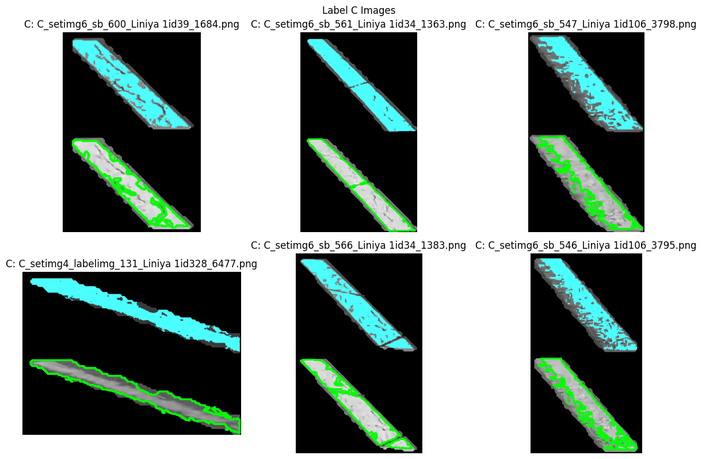
#> input picture img1.png, 702 x 459 px, shrunk from 1220 x 797 before the run, given as the content of the folder A, which was not available
$ jupyter execute '컨투어,워터셰드 모델.ipynb'   (text cells are left out)
#> lines starting #> are read from the running program, lines starting #| are printed output that depends on the picture; after the words box and inside, x2 and y2 are one past the last pixel; in counts of white or black regions, pixels touching at a corner belong together; pictures that were not available may be replaced by others from this repository, and a replacement may not be noted
[cell 1]
import numpy as np
import cv2
import matplotlib.pyplot as plt
from skimage import img_as_float
from skimage.filters import gaussian
from skimage.segmentation import active_contour
from skimage.measure import find_contours
from skimage.segmentation import watershed
from skimage.filters import threshold_otsu
from skimage import img_as_ubyte
import os
import random

[cell 2]
def show_image(image, title='Image'):
    if image is not None:
        plt.imshow(cv2.cvtColor(image, cv2.COLOR_BGR2RGB))
        plt.title(title)
        plt.axis('off')
        plt.show()

[cell 3]
def show_image_new(image, title='Image'):
    # 이미지를 uint8 형식으로 변환
    image_uint8 = (image * 255).astype(np.uint8)

    # 이미지 출력
    if image_uint8 is not None:
        plt.imshow(cv2.cvtColor(image_uint8, cv2.COLOR_BGR2RGB))
        plt.title(title)
        plt.axis('off')
        plt.show()
    else:
        print("이미지를 불러올 수 없습니다.")

[cell 4]
def load_random_image(folder_path):
    image_files = [f for f in os.listdir(folder_path) if f.endswith(('.jpg', '.jpeg', '.png', '.gif'))]
    selected_image = random.choice(image_files)
    image_path = os.path.join(folder_path, selected_image)
    return image_path

[cell 5]
folder_A = "A"
folder_B = "B"
folder_C = "C"
folder_F = "F"
A = load_random_image(folder_A)
B = load_random_image(folder_B)
C = load_random_image(folder_C)
F = load_random_image(folder_F)

[cell 6]
lists = [A, B, C, F]
values = ["A", "B", "C", "F"]
title_dict = {value: list for list, value in zip(lists, values)}
title_dict

[cell 7]
for var, value in zip(lists, values):
    image = cv2.imread(var)
#> image is the input picture: shape (459, 702, 3); mean B, G, R 148.5, 153.5, 141.2
    show_image(image, title=value)

[cell 8]
# ### 예시

# import numpy as np
# from skimage.measure import find_contours

# # 예제 이미지: 2D 배열
# image = np.array([
#     [0, 0, 0, 0, 0],
#     [0, 1, 1, 1, 0],
#     [0, 1, 0, 1, 0],
#     [0, 1, 1, 1, 0],
#     [0, 0, 0, 0, 0]
# ])

# # 경계선을 찾음
# contours = find_contours(image, level=0.9)

# # 결과 출력
# for contour in contours:
#     print(contour)

[cell 9]
# import matplotlib.pyplot as plt

# # 이미지 시각화
# fig, ax = plt.subplots()
# ax.imshow(image, cmap=plt.cm.gray)

# # 경계선을 이미지 위에 플로팅
# for contour in contours:
#     ax.plot(contour[:, 1], contour[:, 0], linewidth=2)

# ax.axis('image')
# ax.set_xticks([])
# ax.set_yticks([])
# plt.show()

# 경계선 좌표
# - [[1. , 1.5], [1.5, 1. ], [2. , 1.5], [1.5, 2. ], [1. , 1.5]]
# - [1. , 1.5]: (1, 1.5) 좌표, 즉 (1행, 1.5열) 위치
# - [1.5, 1. ]: (1.5, 1) 좌표, 즉 (1.5행, 1열) 위치
# - [2. , 1.5]: (2, 1.5) 좌표, 즉 (2행, 1.5열) 위치
# - [1.5, 2. ]: (1.5, 2) 좌표, 즉 (1.5행, 2열) 위치
# - [1. , 1.5]: (1, 1.5) 좌표, 즉 (1행, 1.5열) 위치 (폐곡선 형태로 마지막 점이 첫 번째 점과 같음)

[cell 10]
# Step 2: Preprocess the image
processed_images = {}

for var, value in zip(lists, values):
    image = cv2.imread(var)

    if image is not None:
        # 이미지를 그레이스케일로 변환
        image_gray = cv2.cvtColor(image, cv2.COLOR_BGR2GRAY)

        # 이미지를 float 타입으로 변환
        image_gray = img_as_float(image_gray)

        # 강조와 약화를 위한 마스크 생성
        mask_strong = image_gray >= 0.7
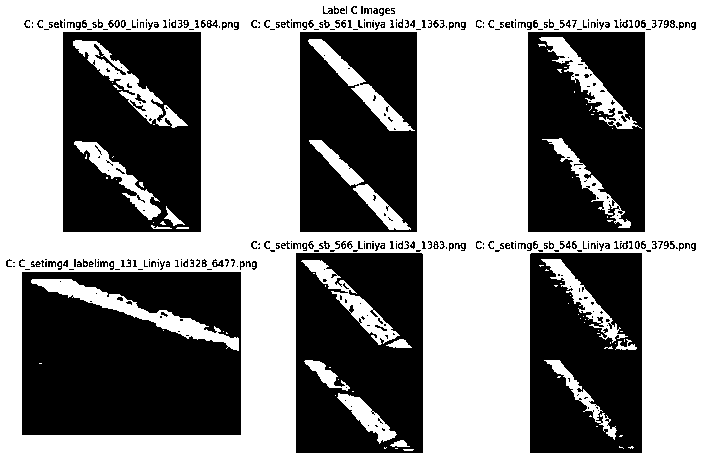
#> mask_strong: shape (459, 702) bool; 55.6% white; 380 black regions (259 under 20 px), largest, box (x1, y1, x2, y2) and area: (22, 272, 241, 435) 32781, (63, 32, 201, 232) 23490, (296, 253, 423, 453) 21822
        mask_weak = (image_gray < 0.4) & (image_gray >= 0)
#> mask_weak: shape (459, 702) bool; 38.2% white; 544 white regions (532 under 20 px), largest, box (x1, y1, x2, y2) and area: (23, 272, 241, 435) 28619, (63, 32, 201, 232) 20906, (296, 253, 422, 453) 19730

        # 마스크를 사용하여 강조 및 약화 적용
        image_strong = image_gray.copy()
        image_weak = image_gray.copy()

        image_strong[mask_strong] = image_strong[mask_strong] * 1.2  # 강조
        image_weak[mask_weak] = image_weak[mask_weak] * 0.7  # 약화
#> image_weak: shape (459, 702) float64; min 0, max 1, mean 0.582

        # 두 이미지 합치기
        image_combined = np.maximum(image_strong, image_weak)

        # Otsu 이진화 적용
        thresh = threshold_otsu(image_gray)
#> thresh = 0.49
        image_binary = image_gray > thresh
#> image_binary: shape (459, 702) bool; 60.2% white; 432 black regions (402 under 20 px), largest, box (x1, y1, x2, y2) and area: (22, 272, 241, 435) 29048, (63, 32, 201, 232) 21404, (296, 253, 422, 453) 20134

        processed_images[value] = {
            'gray': image_gray,
            'combined': image_combined,
            'binary': image_binary
        }

[cell 11]
processed_images

[cell 12]
image_F_gray = processed_images['B']['gray']
image_F_combined = processed_images['B']['combined']
image_F_binary = processed_images['B']['binary']
show_image_new(image_F_gray, title='Image B - gray')
show_image_new(image_F_combined, title='Image B - combined')
#> call 2 of show_image_new, with title = 'Image B - combined'
#> in show_image_new (call 2), `image_uint8 = (image * 255).astype(np.uint8)`:
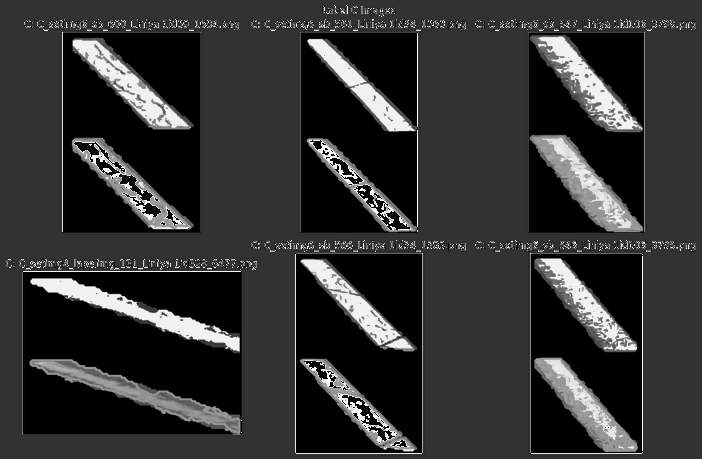
#> image_uint8: shape (459, 702); min 0, max 255, mean 49.4
show_image_new(image_F_binary, title='Image B - binary')

[cell 13]
# Step 3: 컨투어 찾기
contours_dict = {}

for value, processed_image in processed_images.items():
    image_smooth = processed_image['gray']
    contours = find_contours(image_smooth, level=0.6)
    contours_dict[value] = contours
#> this loop made 4 passes
#> value on passes 1 to 4: 'A', 'B', 'C', 'F'
#> after the loop, contours_dict = 4 items

[cell 14]
# 컨투어 시각화
for value, processed_image in processed_images.items():
    image_gray = processed_image['gray']
    contours = contours_dict[value]

    fig, ax = plt.subplots()
    ax.imshow(image_gray, cmap=plt.cm.gray)

    for contour in contours:
        ax.plot(contour[:, 1], contour[:, 0], linewidth=2)

    ax.axis('image')
    ax.set_xticks([])
    ax.set_yticks([])
    plt.title(f'Found contour - {value}')
    plt.show()

[cell 15]
def watershed_segmentation(binary_image):
    # 워터셰드 세그멘테이션을 위한 거리 변환
    dist_transform = cv2.distanceTransform(binary_image, cv2.DIST_L2, 5)
    ret, markers = cv2.threshold(dist_transform, 0.7 * dist_transform.max(), 255, 0)
    markers = cv2.connectedComponents(markers.astype(np.uint8))[1]
    segmented = watershed(-dist_transform, markers, mask=binary_image)
    return segmented

[cell 16]
def find_contours_in_segmented_image(segmented_image):
    contours, _ = cv2.findContours(segmented_image.astype(np.uint8), cv2.RETR_EXTERNAL, cv2.CHAIN_APPROX_SIMPLE)
    return contours

[cell 17]
# 워터셰드 세그멘테이션 및 시각화 수행
for value, processed_image in processed_images.items():
    gray_image = processed_image['gray']

    # 그레이스케일 이미지를 CV_8UC1 형식으로 변환
    gray_image_uint8 = cv2.convertScaleAbs(gray_image)

    # 그레이스케일 이미지를 이진화하여 워터셰드 세그멘테이션을 수행
    ret, binary_image = cv2.threshold(gray_image_uint8, 0, 255, cv2.THRESH_BINARY_INV+cv2.THRESH_OTSU)
    segmented_image = watershed_segmentation(binary_image)
    contours = find_contours_in_segmented_image(segmented_image)

    # 시각화
    fig, axes = plt.subplots(1, 2, figsize=(10, 5))

    # 원본 그레이스케일 이미지
    axes[0].imshow(gray_image, cmap='gray')
    axes[0].set_title('Gray Image')
    axes[0].axis('off')

    # 워터셰드 세그멘테이션 결과에 컨투어 시각화
    axes[1].imshow(segmented_image, cmap='nipy_spectral')
    axes[1].set_title('Segmented Image with Contours')
    axes[1].axis('off')

    # 이미지 경계 내에 있는 점들로 컨투어를 그립니다.
    for contour in contours:
        valid_contour = contour.squeeze()
        valid_contour[:, 0] = np.clip(valid_contour[:, 0], 0, gray_image.shape[0]-1)
        valid_contour[:, 1] = np.clip(valid_contour[:, 1], 0, gray_image.shape[1]-1)
        axes[1].plot(valid_contour[:, 1], valid_contour[:, 0], linewidth=2, color='yellow')  # x와 y 좌표 순서에 유의

    plt.suptitle(f'Watershed Segmentation - {value}')
    plt.show()
#> this loop made 4 passes
#> pass 1, `plt.show()`:
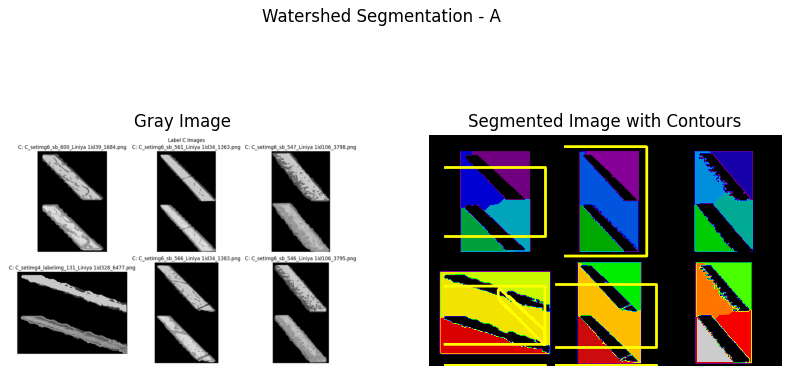
#> figure drawn by matplotlib, 2 panels
#> after the loop:
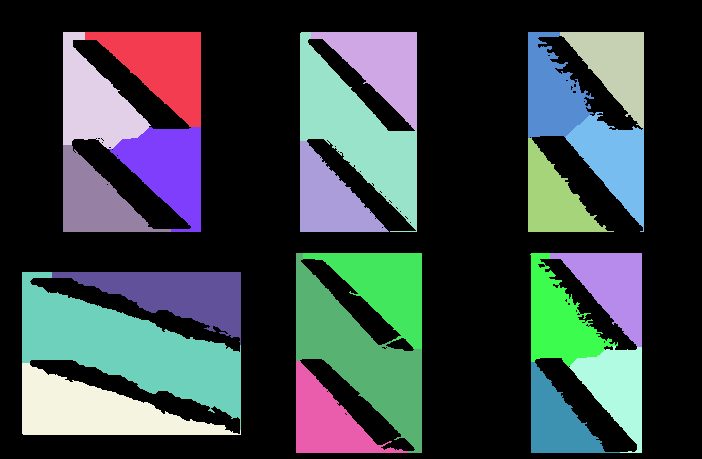
#> segmented_image: shape (459, 702) int32; 22 distinct labels, from 0 to 21; one colour per label, 0 black

[cell 18]
# 워터셰드 세그멘테이션 및 시각화 수행
for value, processed_image in processed_images.items():
    gray_image = processed_image['gray']

    # 그레이스케일 이미지를 CV_8UC1 형식으로 변환
    gray_image_uint8 = cv2.convertScaleAbs(gray_image)

    # 그레이스케일 이미지를 이진화하여 워터셰드 세그멘테이션을 수행
    ret, binary_image = cv2.threshold(gray_image_uint8, 0, 255, cv2.THRESH_BINARY_INV+cv2.THRESH_OTSU)
    segmented_image = watershed_segmentation(binary_image)
    contours = find_contours_in_segmented_image(segmented_image)

    # 시각화
    fig, ax = plt.subplots(figsize=(8, 8))

    # 원본 그레이스케일 이미지
    ax.imshow(gray_image, cmap='gray')
    ax.set_title('Gray Image')

    # 이미지 경계 내에 있는 점들로 컨투어를 그립니다.
    for contour in contours:
        valid_contour = contour.squeeze()
        valid_contour[:, 0] = np.clip(valid_contour[:, 0], 0, gray_image.shape[0]-1)
        valid_contour[:, 1] = np.clip(valid_contour[:, 1], 0, gray_image.shape[1]-1)
        ax.plot(valid_contour[:, 1], valid_contour[:, 0], linewidth=2, color='red')  # x와 y 좌표 순서에 유의

    ax.axis('off')
    plt.title(f'Watershed Segmentation - {value}')
    plt.show()
#> this loop made 4 passes
#> pass 1, in watershed_segmentation (call 5), `markers = cv2.connectedComponents(markers.astype(np.uint8))[1]`:
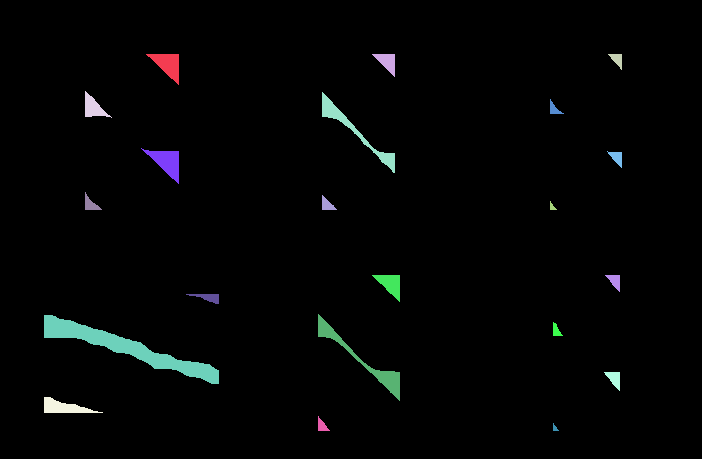
#> markers: shape (459, 702) int32; 22 distinct labels, from 0 to 21; one colour per label, 0 black
#> pass 1, `plt.show()`:
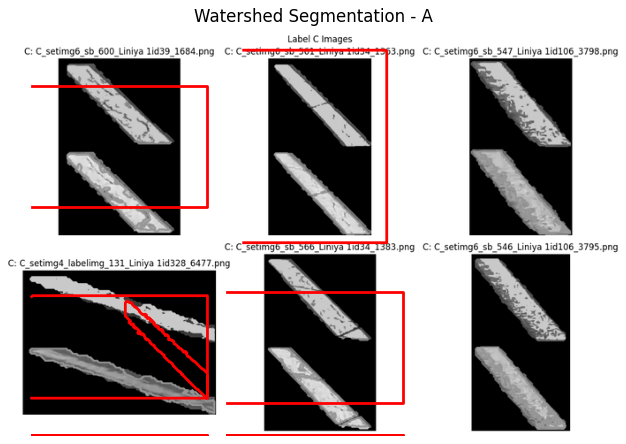
#> figure drawn by matplotlib, 1 panel

[cell 19]
# Step 3: Contour Extraction and Watershed Segmentation
for key in processed_images.keys():
    image_gray = processed_images[key]['gray']
    image_combined = processed_images[key]['combined']
    image_binary = processed_images[key]['binary']

    # Find contours
    contours, hierarchy = cv2.findContours(image_binary.astype(np.uint8), cv2.RETR_TREE, cv2.CHAIN_APPROX_SIMPLE)

    # Draw contours on the original image
    image_contours = cv2.cvtColor((image_gray * 255).astype(np.uint8), cv2.COLOR_GRAY2BGR)
    cv2.drawContours(image_contours, contours, -1, (0, 255, 0), 2)
    show_image(image_contours, title=f"{key} - Contours")

    # Apply Watershed algorithm
    image_gray_8bit = (image_gray * 255).astype(np.uint8)
    ret, markers = cv2.connectedComponents(image_binary.astype(np.uint8))

    # Marker labelling
    markers = markers + 1
    markers[image_binary == 0] = 0

    # Apply the Watershed algorithm
    image_watershed = cv2.cvtColor(image_gray_8bit, cv2.COLOR_GRAY2BGR)
    markers = cv2.watershed(image_watershed, markers)
    image_watershed[markers == -1] = [255, 0, 0]

    show_image(image_watershed, title=f"{key} - Watershed")

    # Saving the processed images
    output_folder = 'processed_images'
    if not os.path.exists(output_folder):
        os.makedirs(output_folder)

    cv2.imwrite(os.path.join(output_folder, f"{key}_contours.png"), image_contours)
    cv2.imwrite(os.path.join(output_folder, f"{key}_watershed.png"), image_watershed)
#> this loop made 4 passes
#> pass 1, `ret, markers = cv2.connectedComponents(image_binary.astype(np.uint8))`:
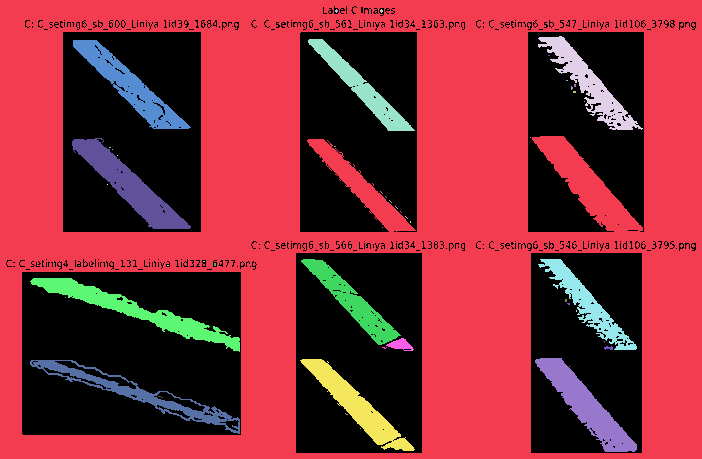
#> markers: shape (459, 702) int32; 49 distinct labels, from 0 to 48; one colour per label, 0 black
#> pass 1, `markers = markers + 1`:
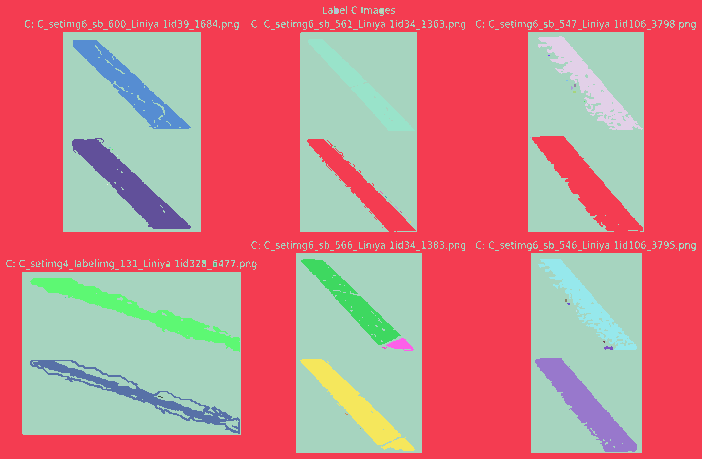
#> markers: shape (459, 702) int32; 49 distinct labels, from 1 to 49; one colour per label, 0 black
#> pass 1, `markers = cv2.watershed(image_watershed, markers)`:
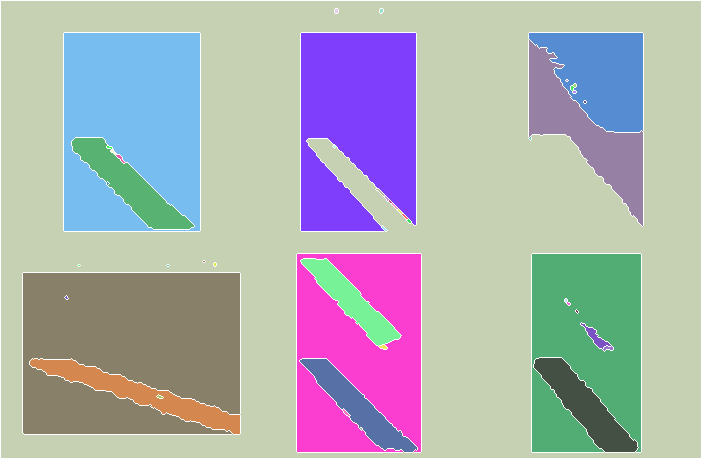
#> markers: shape (459, 702) int32; 49 distinct labels, from -1 to 49; one colour per label, 0 black, -1 white

[cell 20]
contours_dict = {}

# Step 3: Find the initial contour from the mask
for value, processed_image in processed_images.items():
    image_smooth = processed_image['combined']
    contours = find_contours(image_smooth, level=0.6)
    contours_dict[value] = contours

[cell 21]
contours_dict # 특정 임계값을 기준으로 추출한 경계선의 좌표

#이미지에서 연속적인 등고선을 찾아 그 좌표를 반환합니다. 이 좌표들은 이미지의 경계를 나타내는 점들의 집합입니다.

[cell 22]
for value, processed_image in processed_images.items():
    image_gray = processed_image['gray']
    contours = contours_dict[value]

    fig, ax = plt.subplots()
    ax.imshow(image_gray, cmap=plt.cm.gray)

    for contour in contours:
        ax.plot(contour[:, 1], contour[:, 0], linewidth=2)

    ax.axis('image')
    ax.set_xticks([])
    ax.set_yticks([])
    plt.title(f'found contour  - {value}')
    plt.show()

[cell 23]
# 가장 긴 윤곽선을 선택 (가장 큰 객체를 초기화하기 위해)
longest_contour = max(contours, key=len)
#> longest_contour = 765 pairs, first value 271.4 to 434.4, second value 21.76 to 240.6

[cell 24]
longest_contour
#> Out has the same summary as longest_contour

[cell 25]
# 이미지와 경계선 시각화
fig, ax = plt.subplots()
ax.imshow(image_smooth, cmap=plt.cm.gray)

# 경계선을 이미지 위에 플로팅
ax.plot(longest_contour[:, 1], longest_contour[:, 0], '--r', lw=3)

ax.axis('image')
ax.set_xticks([])
ax.set_yticks([])
plt.show()
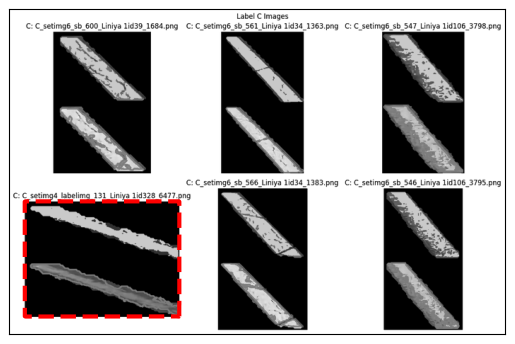
#> figure drawn by matplotlib, 1 panel

[cell 26]
# Step 4: Evolve the snake
snake = active_contour(image_smooth, longest_contour, alpha=0.1, beta=1, gamma=0.001)
#> snake = 765 pairs, first value 271.4 to 436.4, second value 21.76 to 240.6

[cell 27]
snake
#> Out has the same summary as snake
